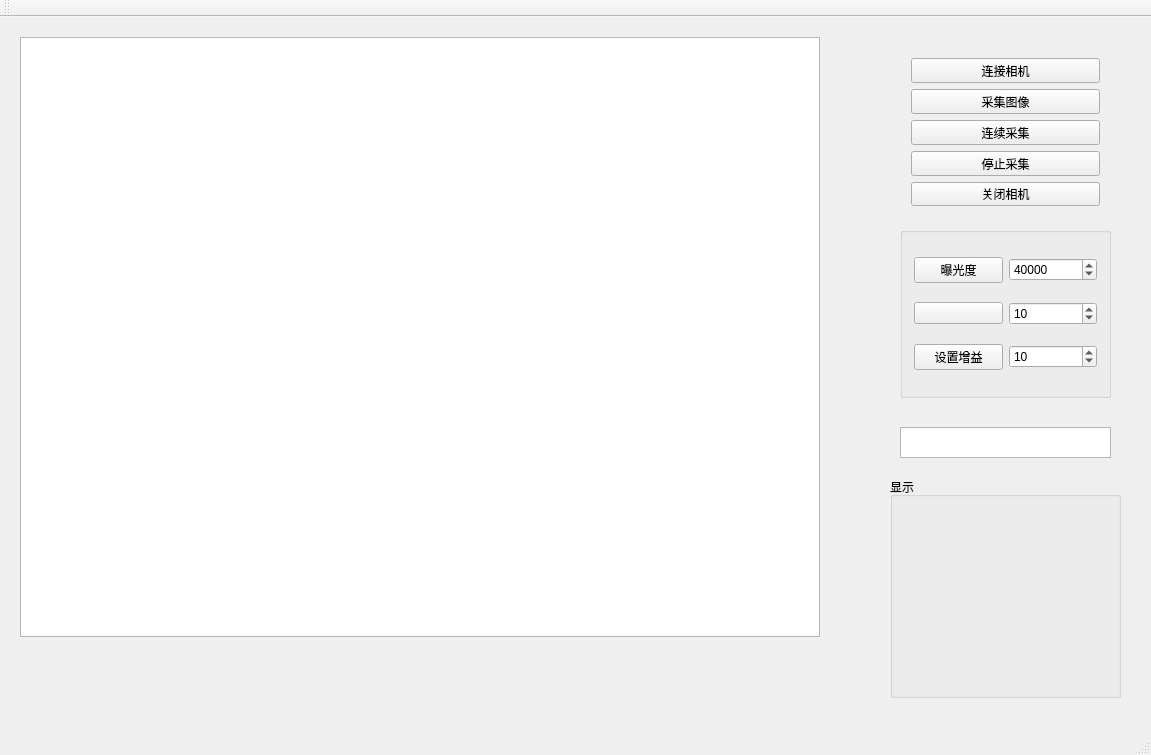
<?xml version="1.0" encoding="UTF-8"?>
<ui version="4.0">
 <class>MainWindow</class>
 <widget class="QMainWindow" name="MainWindow">
  <property name="geometry">
   <rect>
    <x>0</x>
    <y>0</y>
    <width>1151</width>
    <height>755</height>
   </rect>
  </property>
  <property name="windowTitle">
   <string>MainWindow</string>
  </property>
  <widget class="QWidget" name="centralWidget">
   <widget class="QWidget" name="layoutWidget">
    <property name="geometry">
     <rect>
      <x>900</x>
      <y>30</y>
      <width>211</width>
      <height>170</height>
     </rect>
    </property>
    <layout class="QVBoxLayout" name="verticalLayout">
     <item>
      <widget class="QPushButton" name="btn_Connect">
       <property name="text">
        <string>连接相机</string>
       </property>
      </widget>
     </item>
     <item>
      <widget class="QPushButton" name="btn_Trigger">
       <property name="text">
        <string>采集图像</string>
       </property>
      </widget>
     </item>
     <item>
      <widget class="QPushButton" name="lxcj">
       <property name="text">
        <string>连续采集</string>
       </property>
      </widget>
     </item>
     <item>
      <widget class="QPushButton" name="StopAcquisition">
       <property name="text">
        <string>停止采集</string>
       </property>
      </widget>
     </item>
     <item>
      <widget class="QPushButton" name="btn_Close">
       <property name="text">
        <string>关闭相机</string>
       </property>
      </widget>
     </item>
    </layout>
   </widget>
   <widget class="QGroupBox" name="groupBox">
    <property name="geometry">
     <rect>
      <x>890</x>
      <y>460</y>
      <width>231</width>
      <height>221</height>
     </rect>
    </property>
    <property name="title">
     <string>显示</string>
    </property>
    <layout class="QVBoxLayout" name="verticalLayout_2"/>
   </widget>
   <widget class="QGraphicsView" name="gvMain">
    <property name="geometry">
     <rect>
      <x>20</x>
      <y>20</y>
      <width>800</width>
      <height>600</height>
     </rect>
    </property>
    <property name="minimumSize">
     <size>
      <width>800</width>
      <height>600</height>
     </size>
    </property>
    <property name="maximumSize">
     <size>
      <width>800</width>
      <height>600</height>
     </size>
    </property>
   </widget>
   <widget class="QTextEdit" name="lEStatus">
    <property name="geometry">
     <rect>
      <x>900</x>
      <y>410</y>
      <width>211</width>
      <height>31</height>
     </rect>
    </property>
   </widget>
   <widget class="QGroupBox" name="groupBox_2">
    <property name="geometry">
     <rect>
      <x>900</x>
      <y>210</y>
      <width>211</width>
      <height>171</height>
     </rect>
    </property>
    <property name="title">
     <string/>
    </property>
    <layout class="QVBoxLayout" name="verticalLayout_3">
     <item>
      <layout class="QHBoxLayout" name="horizontalLayout">
       <item>
        <widget class="QPushButton" name="pB_exposTime">
         <property name="text">
          <string>曝光度</string>
         </property>
        </widget>
       </item>
       <item>
        <widget class="QSpinBox" name="sB_exposure">
         <property name="maximum">
          <number>99000</number>
         </property>
         <property name="value">
          <number>40000</number>
         </property>
        </widget>
       </item>
      </layout>
     </item>
     <item>
      <layout class="QHBoxLayout" name="horizontalLayout_2">
       <item>
        <widget class="QPushButton" name="pB_setGain1">
         <property name="text">
          <string/>
         </property>
        </widget>
       </item>
       <item>
        <widget class="QSpinBox" name="sB_Num">
         <property name="maximum">
          <number>9000</number>
         </property>
         <property name="value">
          <number>10</number>
         </property>
        </widget>
       </item>
      </layout>
     </item>
     <item>
      <layout class="QHBoxLayout" name="horizontalLayout_3">
       <item>
        <widget class="QPushButton" name="pB_setGain">
         <property name="text">
          <string>设置增益</string>
         </property>
        </widget>
       </item>
       <item>
        <widget class="QSpinBox" name="sB_Gain">
         <property name="maximum">
          <number>990</number>
         </property>
         <property name="value">
          <number>10</number>
         </property>
        </widget>
       </item>
      </layout>
     </item>
    </layout>
   </widget>
  </widget>
  <widget class="QMenuBar" name="menuBar">
   <property name="geometry">
    <rect>
     <x>0</x>
     <y>0</y>
     <width>1151</width>
     <height>26</height>
    </rect>
   </property>
  </widget>
  <widget class="QToolBar" name="mainToolBar">
   <attribute name="toolBarArea">
    <enum>TopToolBarArea</enum>
   </attribute>
   <attribute name="toolBarBreak">
    <bool>false</bool>
   </attribute>
  </widget>
  <widget class="QStatusBar" name="statusBar"/>
 </widget>
 <layoutdefault spacing="6" margin="11"/>
 <resources/>
 <connections/>
</ui>
